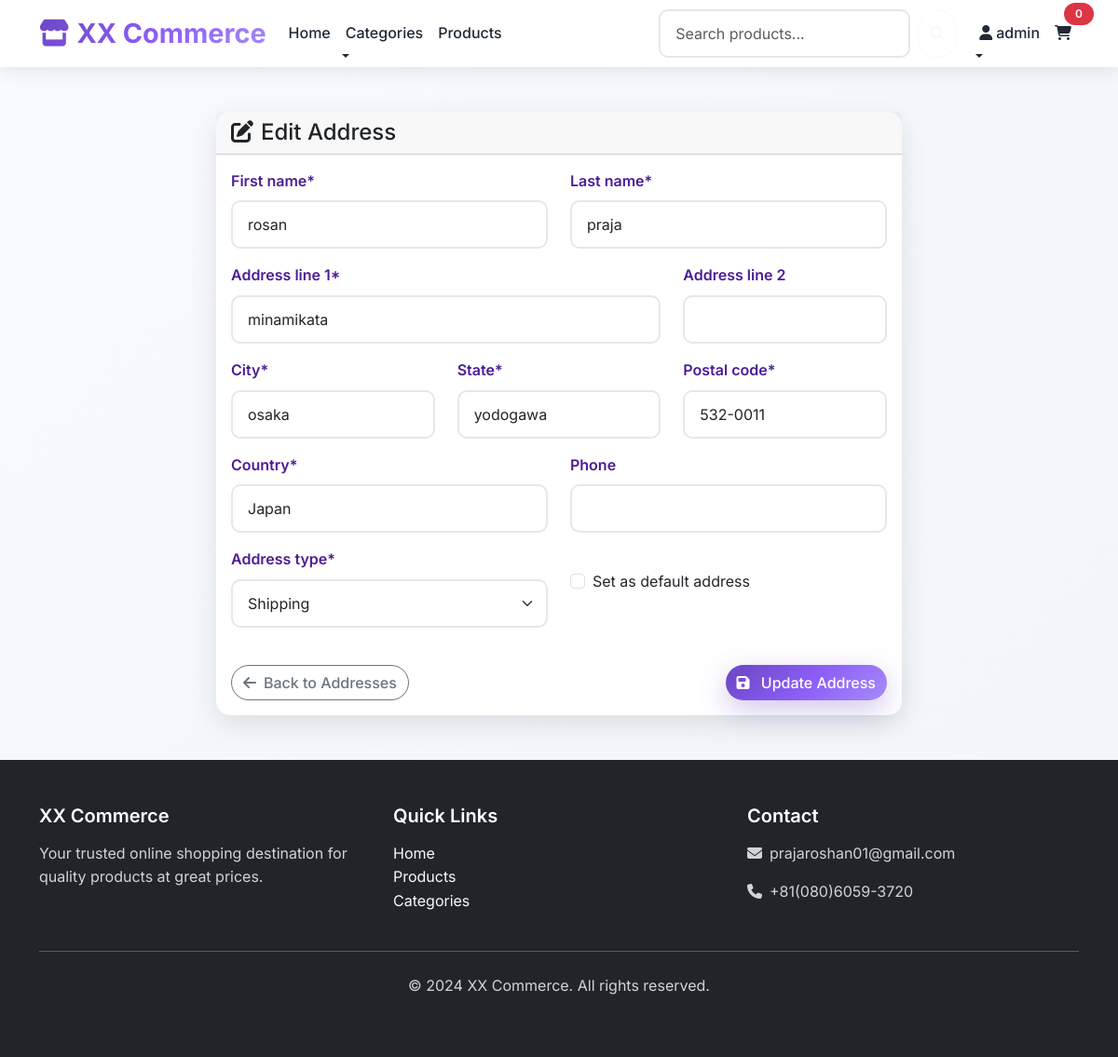
The page /accounts/addresses/2/edit/ (signed in) on the database its author committed.
### store/models.py (models this page shows, shortened)
class TimeStampedModel(models.Model):
    created_at = models.DateTimeField(auto_now_add=True)
    updated_at = models.DateTimeField(auto_now=True)
    class Meta:
        abstract = True

class Address(TimeStampedModel):
    ADDRESS_TYPES = [
        ('shipping', 'Shipping'),
        ('billing', 'Billing'),
    ]
    user = models.ForeignKey(User, on_delete=models.CASCADE, related_name='addresses')
    address_type = models.CharField(max_length=10, choices=ADDRESS_TYPES)
    first_name = models.CharField(max_length=50)
    last_name = models.CharField(max_length=50)
    company = models.CharField(max_length=100, blank=True)
    address_line_1 = models.CharField(max_length=200)
    address_line_2 = models.CharField(max_length=200, blank=True)
    city = models.CharField(max_length=100)
    state = models.CharField(max_length=100)
    postal_code = models.CharField(max_length=20)
    country = models.CharField(max_length=100, default='United States')
    phone = models.CharField(max_length=20, blank=True)
    is_default = models.BooleanField(default=False)
    class Meta:
        ordering = ['-is_default', '-created_at']
        indexes = [
            models.Index(fields=['user', 'address_type']),
            models.Index(fields=['user', 'is_default']),
        ]

### store/views.py (the view)
# urls.py: path('addresses/<int:pk>/edit/', views.address_edit, name='address_edit'),
@login_required
def address_edit(request, pk):
    address = get_object_or_404(Address, pk=pk, user=request.user)
    if request.method == 'POST':
        form = AddressForm(request.POST, instance=address)
        if form.is_valid():
            form.save()
            messages.success(request, 'Address updated successfully!')
            return redirect('address_list')
    else:
        form = AddressForm(instance=address)
    context = {
        'form': form,
        'address': address,
    }
    return render(request, 'store/address_form.html', context)

### store/context_processors.py (called while the page is built, shortened)
def cart(request):
    cart = None
    cart_items = 0
    cart_total = 0
    if request.user.is_authenticated:
        try:
            cart = Cart.objects.filter(user=request.user, is_active=True).first()
            if cart:
                cart_items = cart.total_items
                cart_total = cart.total_price
        except Exception:
            pass
    return {
        'cart': cart,
        'cart_items': cart_items,
        'cart_total': cart_total,
    }

### store/models.py (called while the page is built)
    @property
    def total_items(self):
        return self.items.aggregate(total=models.Sum('quantity'))['total'] or 0

    @property
    def total_price(self):
        total = Decimal('0.00')
        for item in self.items.all():
            total += item.line_total
        return total

### templates/store/address_form.html (shortened to what this page needs)
{% extends 'base.html' %}
{% load static %}
{% load crispy_forms_tags %}
{% block content %}
<div class="container my-5">
    <div class="row justify-content-center">
        <div class="col-md-8">
            <div class="card">
                <div class="card-header">
                    <h4 class="mb-0">
                        {% if address %}
                            <i class="fas fa-edit me-2"></i>Edit Address
                        {% else %}
                            <i class="fas fa-plus me-2"></i>Add New Address
                        {% endif %}
                    </h4>
                </div>
                <div class="card-body">
                    <form method="post">
                        <div class="row">
                            <div class="col-md-6">
                                {{ form.first_name|as_crispy_field }}
                            </div>
                            <div class="col-md-6">
                                {{ form.last_name|as_crispy_field }}
                            </div>
                        </div>
                        <div class="row">
                            <div class="col-md-8">
                                {{ form.address_line_1|as_crispy_field }}
                            </div>
                            <div class="col-md-4">
                                {{ form.address_line_2|as_crispy_field }}
                            </div>
                        </div>
                        <div class="row">
                            <div class="col-md-4">
                                {{ form.city|as_crispy_field }}
                            </div>
                            <div class="col-md-4">
                                {{ form.state|as_crispy_field }}
                            </div>
                            <div class="col-md-4">
                                {{ form.postal_code|as_crispy_field }}
                            </div>
                        </div>
                        <div class="row">
                            <div class="col-md-6">
                                {{ form.country|as_crispy_field }}
                            </div>
                            <div class="col-md-6">
                                {{ form.phone|as_crispy_field }}
                            </div>
                        </div>
                        <div class="row">
                            <div class="col-md-6">
                                {{ form.address_type|as_crispy_field }}
                            </div>
                            <div class="col-md-6">
                                <div class="form-check mt-4">
                                    {{ form.is_default }}
                                    <label class="form-check-label" for="{{ form.is_default.id_for_label }}">
                                        Set as default address
                                    </label>
                                </div>
                            </div>
                        </div>
                        <div class="d-flex justify-content-between mt-4">
                            <a href="{% url 'address_list' %}" class="btn btn-outline-secondary">
                                <i class="fas fa-arrow-left me-2"></i>Back to Addresses
                            </a>
                            <button type="submit" class="btn btn-primary">
                                <i class="fas fa-save me-2"></i>
                                {% if address %}Update Address{% else %}Add Address{% endif %}
                            </button>
                        </div>
                    </form>
                </div>
            </div>
        </div>
    </div>
</div>
{% endblock %}

### templates/base.html (shortened to what this page needs)
{% load static %}
<!DOCTYPE html>
<html lang="en">
<head>
    <link href="https://cdn.jsdelivr.net/npm/bootstrap@5.3.0/dist/css/bootstrap.min.css" rel="stylesheet">
    <link href="https://cdnjs.cloudflare.com/ajax/libs/font-awesome/6.4.0/css/all.min.css" rel="stylesheet">
    <link href="{% static 'css/style.css' %}" rel="stylesheet">
</head>
<body>
    <nav class="navbar navbar-expand-lg navbar-dark bg-dark sticky-top">
        <div class="container">
            <a class="navbar-brand fw-bold" href="{% url 'store:home' %}">
                <i class="fas fa-store me-2"></i>XX Commerce
            </a>
            <div class="collapse navbar-collapse" id="navbarNav">
                <ul class="navbar-nav me-auto">
                    <li class="nav-item">
                        <a class="nav-link" href="{% url 'store:home' %}">Home</a>
                    </li>
                    <li class="nav-item dropdown">
                        <a class="nav-link dropdown-toggle" href="#" role="button" data-bs-toggle="dropdown">
                            Categories
                        </a>
                    </li>
                    <li class="nav-item">
                        <a class="nav-link" href="{% url 'store:product_list' %}">Products</a>
                    </li>
                </ul>
                <form class="d-flex me-3" method="GET" action="{% url 'store:product_list' %}">
                    <input class="form-control me-2" type="search" name="search" placeholder="Search products..." value="{{ request.GET.search }}">
                    <button class="btn btn-outline-light" type="submit">
                        <i class="fas fa-search"></i>
                    </button>
                </form>
                <ul class="navbar-nav">
                    {% if user.is_authenticated %}
                        <li class="nav-item dropdown">
                            <a class="nav-link dropdown-toggle" href="#" role="button" data-bs-toggle="dropdown">
                                <i class="fas fa-user me-1"></i>{{ user.username }}
                            </a>
                        </li>
                    {% endif %}
                    <li class="nav-item">
                        <a class="nav-link position-relative" href="{% url 'store:cart' %}">
                            <i class="fas fa-shopping-cart"></i>
                            <span class="position-absolute top-0 start-100 translate-middle badge rounded-pill bg-danger">
                                {{ cart_items|default:0 }}
                            </span>
                        </a>
                    </li>
                </ul>
            </div>
        </div>
    </nav>
    <main>
        {% block content %}{% endblock %}
    </main>
    <footer class="bg-dark text-light py-5 mt-5">
        <div class="container">
            <div class="row">
                <div class="col-md-4">
                    <h5>XX Commerce</h5>
                    <p>Your trusted online shopping destination for quality products at great prices.</p>
                </div>
                <div class="col-md-4">
                    <h5>Quick Links</h5>
                    <ul class="list-unstyled">
                        <li><a href="{% url 'store:home' %}" class="text-light">Home</a></li>
                        <li><a href="{% url 'store:product_list' %}" class="text-light">Products</a></li>
                        <li><a href="{% url 'store:category_list' %}" class="text-light">Categories</a></li>
                    </ul>
                </div>
                <div class="col-md-4">
                    <h5>Contact</h5>
                    <p><i class="fas fa-envelope me-2"></i>prajaroshan01@gmail.com</p>
                    <p><i class="fas fa-phone me-2"></i>+81(080)6059-3720</p>
                </div>
            </div>
            <hr class="my-4">
            <div class="text-center">
                <p>&copy; 2024 XX Commerce. All rights reserved.</p>
            </div>
        </div>
    </footer>
</body>
</html>

### static/css/style.css (style rules this page uses)
:root { --primary-purple: #6B46C1; --dark-purple: #4C1D95; --light-purple: #A78BFA; --accent-purple: #8B5CF6; --gradient-primary: linear-gradient(135deg, #6B46C1 0%, #8B5CF6 50%, #A78BFA 100%); --gradient-dark: linear-gradient(135deg, #4C1D95 0%, #6B46C1 50%, #8B5CF6 100%); --gradient-rainbow: linear-gradient(45deg, #ff6b6b, #4ecdc4, #45b7d1, #96ceb4, #feca57, #ff9ff3, #54a0ff); --text-light: #F3F4F6; --text-dark: #1F2937; --shadow-purple: 0 10px 30px rgba(107, 70, 193, 0.3); --shadow-dark: 0 20px 40px rgba(0, 0, 0, 0.3); --shadow-glow: 0 0 30px rgba(107, 70, 193, 0.5); --glass-bg: rgba(255, 255, 255, 0.1); --glass-border: rgba(255, 255, 255, 0.2); }
* { box-sizing: border-box; }
body { font-family: 'Inter', 'Segoe UI', Tahoma, Geneva, Verdana, sans-serif; line-height: 1.6; color: var(--text-dark); background: linear-gradient(135deg, #F8FAFC 0%, #F1F5F9 100%); overflow-x: hidden; }
.navbar { background: rgba(255, 255, 255, 0.95) !important; -webkit-backdrop-filter: blur(10px); backdrop-filter: blur(10px); box-shadow: 0 2px 20px rgba(0, 0, 0, 0.1); transition: all 0.3s ease; }
.navbar-brand { font-weight: 800; font-size: 1.8rem; background: var(--gradient-primary); -webkit-background-clip: text; -webkit-text-fill-color: transparent; background-clip: text; }
.navbar-nav .nav-link { font-weight: 500; color: var(--text-dark) !important; transition: all 0.3s ease; position: relative; }
.navbar-nav .nav-link::after { content: ''; position: absolute; bottom: -5px; left: 0; width: 0; height: 2px; background: var(--gradient-primary); transition: width 0.3s ease; }
footer { background: var(--dark-purple); color: var(--text-light); padding: 3rem 0 1rem; }
footer h5 { color: white; font-weight: 600; margin-bottom: 1rem; }
footer p, footer a { color: rgba(255, 255, 255, 0.8); text-decoration: none; transition: color 0.3s ease; }
.btn { border-radius: 25px; font-weight: 500; transition: all 0.3s ease; }
.btn-primary { background: var(--gradient-primary); border: none; color: white; box-shadow: var(--shadow-purple); }
.card { border: none; border-radius: 15px; box-shadow: 0 10px 30px rgba(0, 0, 0, 0.1); transition: all 0.3s ease; }
.form-control { border-radius: 10px; border: 2px solid #E5E7EB; padding: 12px 16px; transition: all 0.3s ease; }
.badge { border-radius: 20px; font-weight: 600; padding: 6px 12px; }
html { scroll-behavior: smooth; }
.form-label { font-weight: 600; color: var(--dark-purple); margin-bottom: 0.5rem; }
.form-control { border: 2px solid #E5E7EB; border-radius: 10px; padding: 12px 16px; transition: all 0.3s ease; }

### rows shown on the page
Address: first_name "rosan", last_name "praja", address_line_1 "minamikata", city "osaka", state "yodogawa", postal_code "532-0011", country "Japan", address_type "Shipping"

### other values the page prints
{{ user.username }} "admin"
{{ cart_items|default:0 }} "0"
